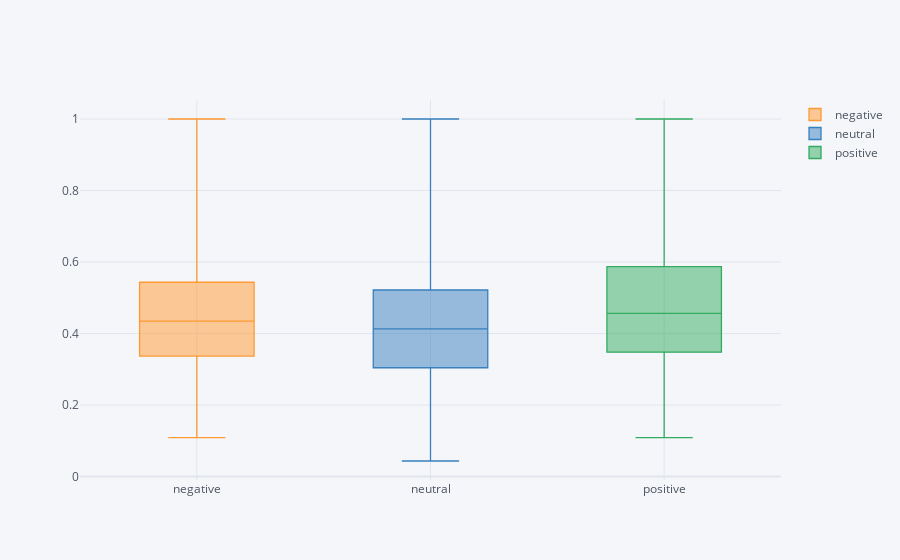

Here is the notebook cell this chart was saved with:
### Markdown cell above
## Number of unique words

### Code cell
df['nr_of_unique_words'] = df['News Headline'].apply(lambda x: len(set(x.split())))
df['nr_of_unique_words'] = df['nr_of_unique_words'] / df['nr_of_unique_words'].max()
df[['Sentiment', 'nr_of_unique_words']].pivot(columns = 'Sentiment', values = 'nr_of_unique_words').iplot(kind='box')

### Figure 1 — Plotly figure (JSON) as saved in the notebook; plotly's stock layout.template omitted (floating-point values rounded to 4 significant figures; data arrays with more than 128 entries replaced by an {"elided": "..."} marker saying what was removed)
{"data": [{"boxpoints": false, "line": {"width": 1.3}, "marker": {"color": "rgba(255, 153, 51, 1.0)"}, "name": "negative", "orientation": "v", "type": "box", "y": {"elided": "4840 float values"}}, {"boxpoints": false, "line": {"width": 1.3}, "marker": {"color": "rgba(55, 128, 191, 1.0)"}, "name": "neutral", "orientation": "v", "type": "box", "y": {"elided": "4840 float values"}}, {"boxpoints": false, "line": {"width": 1.3}, "marker": {"color": "rgba(50, 171, 96, 1.0)"}, "name": "positive", "orientation": "v", "type": "box", "y": {"elided": "4840 float values"}}], "layout": {"legend": {"bgcolor": "#F5F6F9", "font": {"color": "#4D5663"}}, "paper_bgcolor": "#F5F6F9", "plot_bgcolor": "#F5F6F9", "title": {"font": {"color": "#4D5663"}}, "xaxis": {"gridcolor": "#E1E5ED", "showgrid": true, "tickfont": {"color": "#4D5663"}, "title": {"font": {"color": "#4D5663"}, "text": ""}, "zerolinecolor": "#E1E5ED"}, "yaxis": {"gridcolor": "#E1E5ED", "showgrid": true, "tickfont": {"color": "#4D5663"}, "title": {"font": {"color": "#4D5663"}, "text": ""}, "zerolinecolor": "#E1E5ED"}}}
